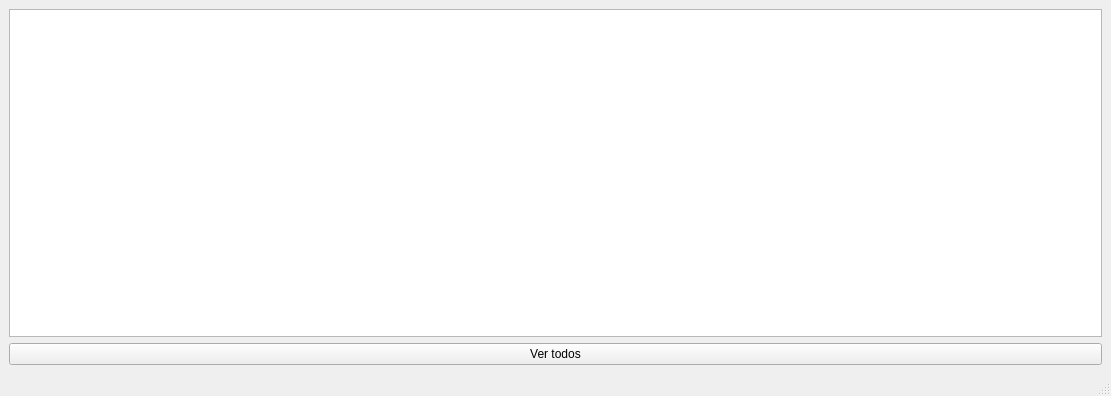
<?xml version="1.0" encoding="UTF-8"?>
<ui version="4.0">
 <class>MainWindow</class>
 <widget class="QMainWindow" name="MainWindow">
  <property name="geometry">
   <rect>
    <x>0</x>
    <y>0</y>
    <width>1111</width>
    <height>396</height>
   </rect>
  </property>
  <property name="windowTitle">
   <string>MainWindow</string>
  </property>
  <widget class="QWidget" name="centralwidget">
   <layout class="QVBoxLayout" name="verticalLayout">
    <item>
     <widget class="QListWidget" name="listWidget"/>
    </item>
    <item>
     <widget class="QPushButton" name="pushButton">
      <property name="text">
       <string>Ver todos</string>
      </property>
     </widget>
    </item>
   </layout>
  </widget>
  <widget class="QMenuBar" name="menubar">
   <property name="geometry">
    <rect>
     <x>0</x>
     <y>0</y>
     <width>1111</width>
     <height>25</height>
    </rect>
   </property>
  </widget>
  <widget class="QStatusBar" name="statusbar"/>
 </widget>
 <resources/>
 <connections/>
</ui>
